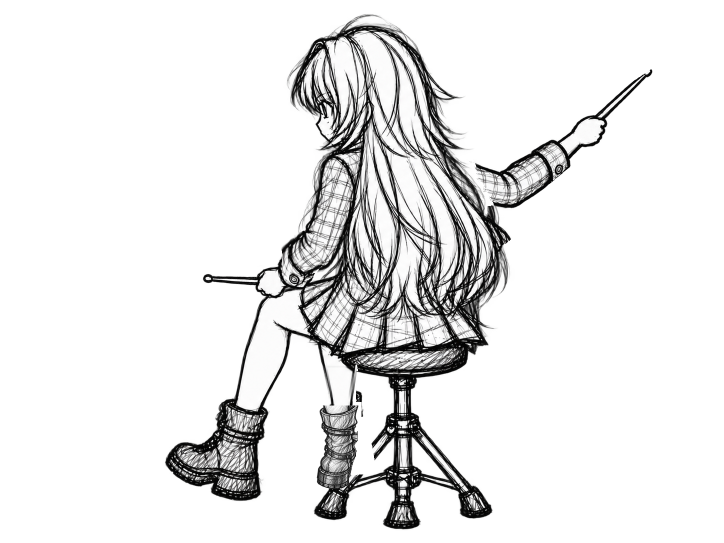
#> input picture character-assets/layers/character/rc/hit_r_refresh.png, 1448 x 1086 px (shown at 1/2 size)
$ python build_rc_v15.py
#> lines starting #> are read from the running program, lines starting #| are printed output that depends on the picture; after the words box and inside, x2 and y2 are one past the last pixel; in counts of white or black regions, pixels touching at a corner belong together
from pathlib import Path
import numpy as np,json
from PIL import Image
R=Path(__file__).resolve().parents[5];O=R/'character-assets/production/20261009/body-orientation'
b=np.array(Image.open(R/'character-assets/layers/character/rc/hit_r_refresh.png').convert('RGBA'));d=np.array(Image.open(O/'candidates/rc_hit_registered_v3.png').convert('RGBA'))
#> further down, b is the input picture: shape (1086, 1448, 4); mean R, G, B, A 31.1, 31, 31, 53
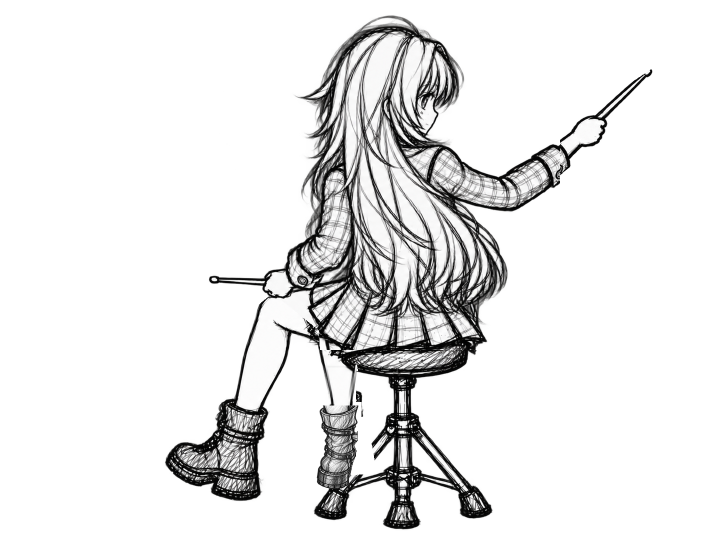
#> input picture character-assets/production/20261009/body-orientation/candidates/rc_hit_registered_v3.png, 1448 x 1086 px (shown at 1/2 size)
#> further down, d is the input picture: shape (1086, 1448, 4); mean R, G, B, A 30.3, 30.2, 30.2, 52.1
# Find a connected low-ink seam through the lower hair, never the protected legs.
def white(a):return a[:,:,:3].mean(2)*a[:,:,3]/255+255*(1-a[:,:,3]/255)
f=white(b);g=white(d);x0,x1,y0,y1=650,1050,560,589
cost=abs(f[y0:y1,x0:x1]-g[y0:y1,x0:x1])+2*(255-np.minimum(f[y0:y1,x0:x1],g[y0:y1,x0:x1]))
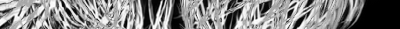
#> cost: shape (29, 400) float64; min 0, max 759, mean 393.9; drawn with min black and max white
H,W=cost.shape;acc=cost[:,0].copy();back=np.zeros((H,W),int)
#> after `H, W = cost.shape`: H = 29; W = 400
#> after `acc = cost[:, 0].copy()`: acc = 29 values, max 759 at index 20, min 24.8 at index 27, mean 509.2
for x in range(1,W):
 for y in range(H):
  ids=np.arange(max(0,y-1),min(H,y+2));idx=ids[np.argmin(acc[ids])];back[y,x]=idx
 old=acc.copy();acc=np.array([cost[y,x]+old[back[y,x]] for y in range(H)])
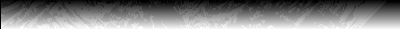
#> back: shape (29, 400) int64; min 0, max 28, mean 13.8; drawn with min black and max white
s=np.zeros(W,int);s[-1]=np.argmin(acc)
#> after `s = np.zeros(W, int)`: s = 400 values from 0 to 0
for x in range(W-1,0,-1):s[x-1]=back[s[x],x]
#> after the loop, s = 400 values, max 28 at index 19, min 0 at index 136, mean 14.34
seam=np.full(1448,570);seam[x0:x1]=s+y0
out=b.copy();Y,X=np.mgrid[:1086,:1448];mask=(Y<seam[X])&(X<1140)
out[mask]=d[mask]
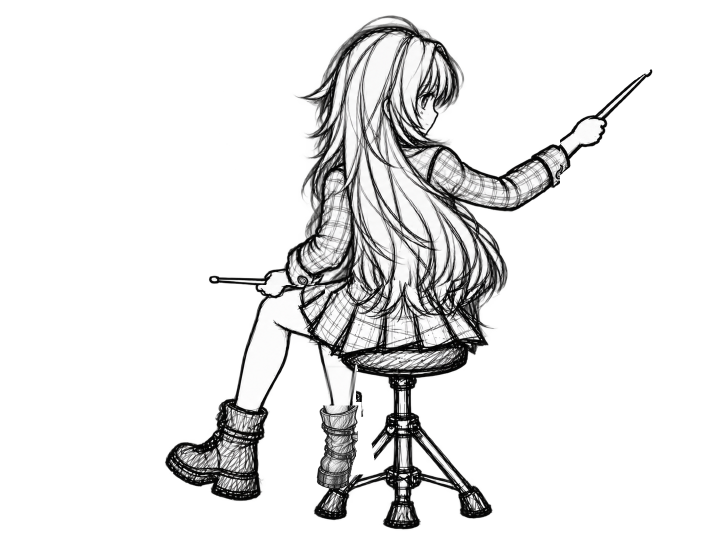
#> out: shape (1086, 1448, 4) (shown at 1/2 size); 13.29% of pixels changed, all inside (x1, y1, x2, y2) = (404, 21, 1120, 588); transparent parts drawn white
# Original distal forearm, wrist, hand and stick remain exact.
keep=(X>1140)&(Y<340);out[keep]=b[keep]
out[590:]=b[590:]
Image.fromarray(out).save(O/'candidates/rc_hit_v15.png')
dr=Image.open(R/'character-assets/layers/drum/drum_base.png').convert('RGBA');im=Image.new('RGBA',dr.size,'white');im.alpha_composite(dr);im.alpha_composite(Image.fromarray(out));im.convert('RGB').save(O/'qa/rc_hit_composite_v15.png')
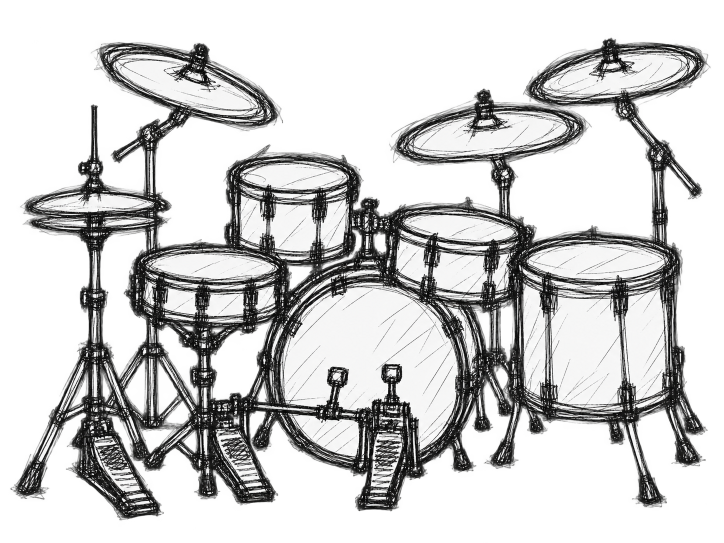
#> input picture character-assets/layers/drum/drum_base.png, 1448 x 1086 px (shown at 1/2 size)
#> further down, dr is the input picture: PIL image 1448x1086 RGBA; mean R, G, B, A 64, 64, 63.8, 111.2
#> after `im = Image.new('RGBA', dr.size, 'white')`: im: PIL image 1448x1086 RGBA; every value is 255
#> after `im.alpha_composite(Image.fromarray(out))`:
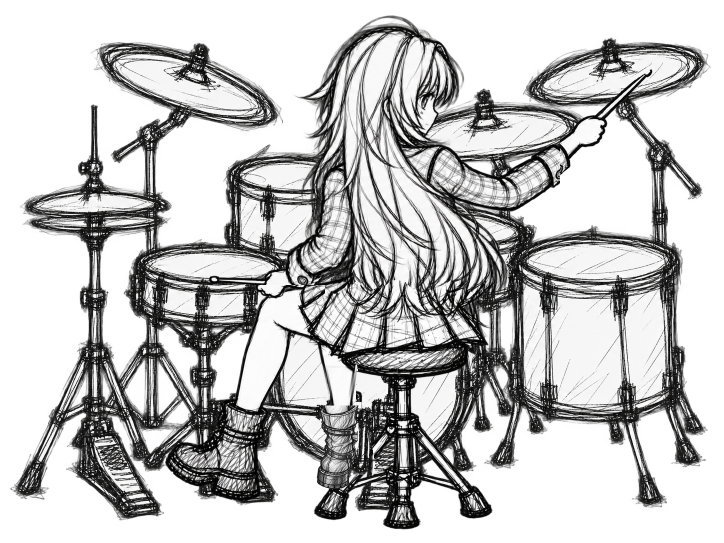
#> im: PIL image 1448x1086 RGBA (shown at 1/2 size); mean R, G, B, A 194.5, 194.4, 194.3, 255
Image.fromarray((mask*255).astype('uint8')).save(O/'qa/upper_body_mask_v15.png')
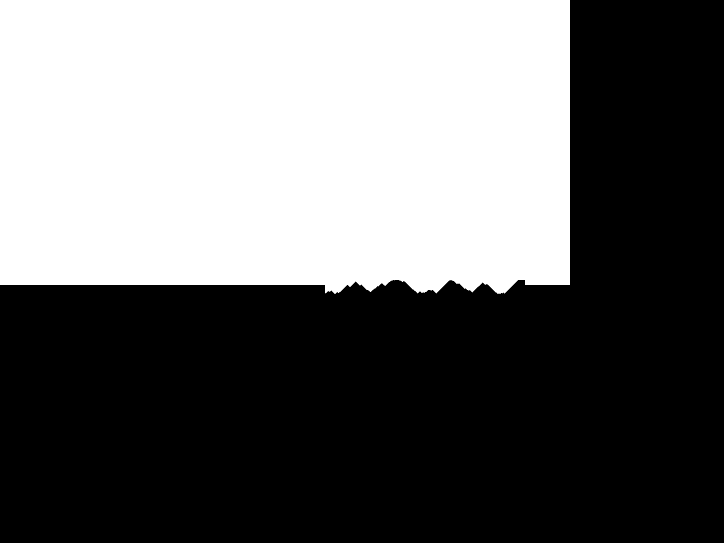
#> saved as upper_body_mask_v15.png: PIL image 1448x1086 L (shown at 1/2 size); 41.4% white; 1 white region, box (x1, y1, x2, y2) and area: (0, 0, 1140, 588) 651534
(O/'qa/rc_v15_mechanical.json').write_text(json.dumps({'status':'PENDING_VISUAL_REVIEW','lower_y590_equal':bool(np.array_equal(out[590:],b[590:])), 'distal_right_arm_equal':bool(np.array_equal(out[keep],b[keep])), 'seam_range':[int(seam[x0:x1].min()),int(seam[x0:x1].max())]},indent=2))
